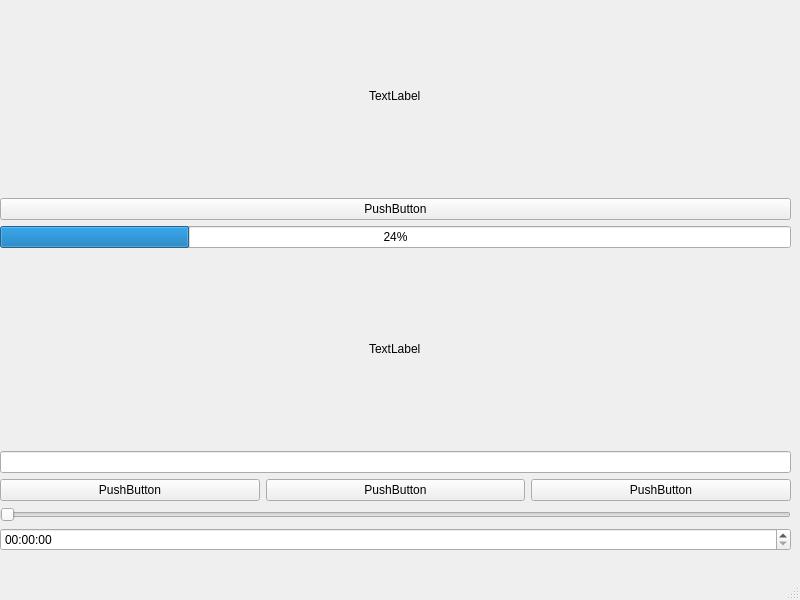
<?xml version="1.0" encoding="UTF-8"?>
<ui version="4.0">
 <class>MainWindow</class>
 <widget class="QMainWindow" name="MainWindow">
  <property name="geometry">
   <rect>
    <x>0</x>
    <y>0</y>
    <width>800</width>
    <height>600</height>
   </rect>
  </property>
  <property name="windowTitle">
   <string>MainWindow</string>
  </property>
  <widget class="QWidget" name="centralwidget">
   <widget class="QWidget" name="gridLayoutWidget">
    <property name="geometry">
     <rect>
      <x>0</x>
      <y>0</y>
      <width>791</width>
      <height>551</height>
     </rect>
    </property>
    <layout class="QGridLayout" name="gridLayout">
     <item row="5" column="0">
      <widget class="QPushButton" name="pushButton">
       <property name="text">
        <string>PushButton</string>
       </property>
      </widget>
     </item>
     <item row="0" column="0" colspan="3" alignment="Qt::AlignHCenter|Qt::AlignVCenter">
      <widget class="QLabel" name="label_2">
       <property name="text">
        <string>TextLabel</string>
       </property>
      </widget>
     </item>
     <item row="4" column="0" colspan="3">
      <widget class="QLineEdit" name="lineEdit"/>
     </item>
     <item row="2" column="0" colspan="3">
      <widget class="QProgressBar" name="progressBar">
       <property name="value">
        <number>24</number>
       </property>
      </widget>
     </item>
     <item row="3" column="0" colspan="3" alignment="Qt::AlignHCenter|Qt::AlignVCenter">
      <widget class="QLabel" name="label">
       <property name="text">
        <string>TextLabel</string>
       </property>
      </widget>
     </item>
     <item row="7" column="0" colspan="3">
      <widget class="QTimeEdit" name="timeEdit"/>
     </item>
     <item row="5" column="2">
      <widget class="QPushButton" name="pushButton_2">
       <property name="text">
        <string>PushButton</string>
       </property>
      </widget>
     </item>
     <item row="5" column="1">
      <widget class="QPushButton" name="pushButton_3">
       <property name="text">
        <string>PushButton</string>
       </property>
      </widget>
     </item>
     <item row="6" column="0" colspan="3">
      <widget class="QSlider" name="horizontalSlider">
       <property name="orientation">
        <enum>Qt::Horizontal</enum>
       </property>
      </widget>
     </item>
     <item row="1" column="0" colspan="3">
      <widget class="QPushButton" name="pushButton_4">
       <property name="text">
        <string>PushButton</string>
       </property>
      </widget>
     </item>
    </layout>
   </widget>
  </widget>
  <widget class="QMenuBar" name="menubar">
   <property name="geometry">
    <rect>
     <x>0</x>
     <y>0</y>
     <width>800</width>
     <height>20</height>
    </rect>
   </property>
  </widget>
  <widget class="QStatusBar" name="statusbar"/>
 </widget>
 <resources/>
 <connections/>
</ui>
